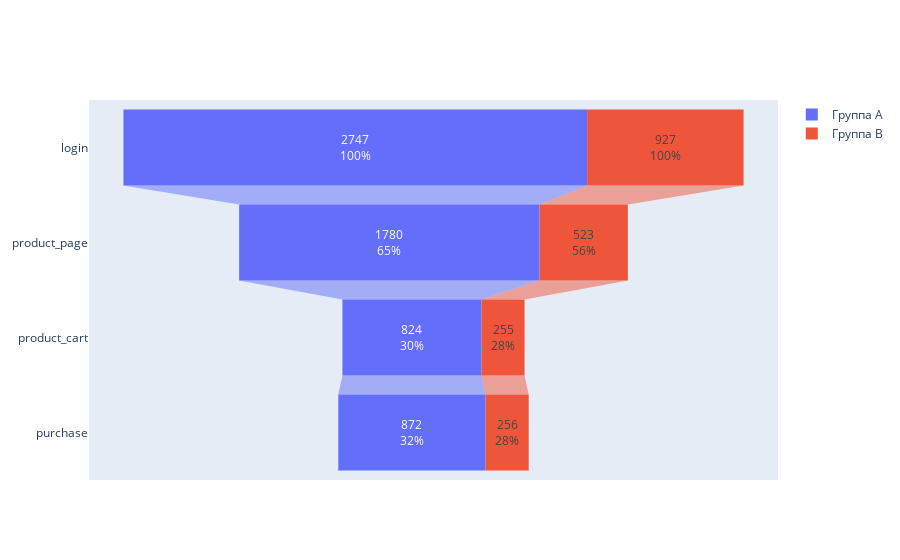

Here is the notebook cell this chart was saved with:
### Markdown cell above
*Визуализация воронки*

### Code cell
fig = go.Figure()

for value in test_data['group'].unique():

    fig.add_trace(go.Funnel(
        name = f'Группа {value}',
        y = funnel['event_name'],
        x = funnel[value],
        textinfo = "value+percent initial"))

fig.show()

### Figure 1 — Plotly figure (JSON) as saved in the notebook; plotly's stock layout.template omitted (floating-point values rounded to 4 significant figures)
{"data": [{"name": "Группа A", "textinfo": "value+percent initial", "type": "funnel", "x": [2747, 1780, 824, 872], "y": ["login", "product_page", "product_cart", "purchase"]}, {"name": "Группа B", "textinfo": "value+percent initial", "type": "funnel", "x": [927, 523, 255, 256], "y": ["login", "product_page", "product_cart", "purchase"]}], "layout": {}}
